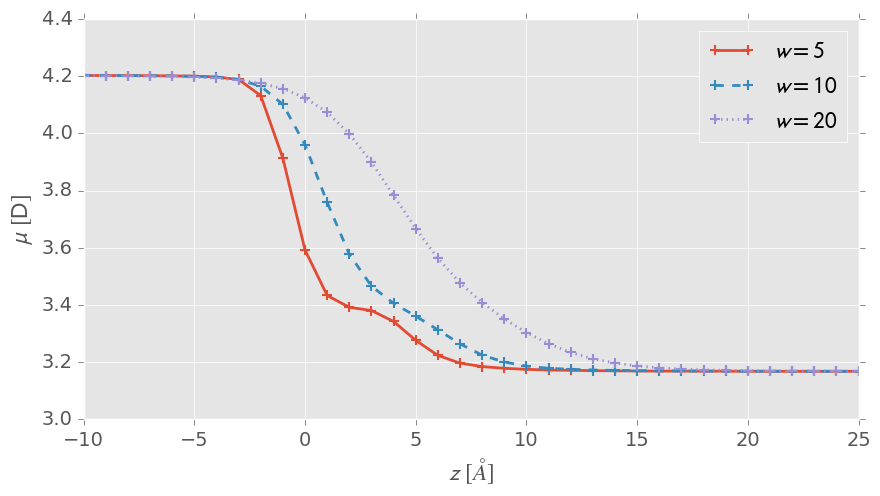

Python code for this plot:
#!/usr/bin/env python

import matplotlib as mpl
import matplotlib.pyplot as plt

import numpy as np

mpl.style.use('ggplot')
# The colors are from the ggplot style, consistent with grey background
ggplot = ['#E24A33', '#348ABD', '#988ED5', '#777777', '#FBC15E', '#8EBA42', '#FFB5B8']
# List of line styles
lines = ['-', '--', ':', '-.', '-', '--', ':']
params = {'text.usetex': False,
          'mathtext.fontset': 'stixsans',
          'font.size' : 14
         }
mpl.rcParams.update(params)

fig, ax = plt.subplots(figsize=(10, 5), facecolor='w', edgecolor='k')

# Read in data
w5_c20  = np.loadtxt(fname='dipole_acetone_perpendicular_w5_c20.dat',  usecols=(0, 1))
w10_c20 = np.loadtxt(fname='dipole_acetone_perpendicular_w10_c20.dat', usecols=(1,))
w20_c20 = np.loadtxt(fname='dipole_acetone_perpendicular_w20_c20.dat', usecols=(1,))
z = w5_c20[:, 0] - 20.0

ax.plot(z, w5_c20[:, 1], color=ggplot[0], marker='+', ls=lines[0], lw=2, ms=7, mew=1.5, label=r'$w = 5$')
ax.plot(z, w10_c20[:], color=ggplot[1], marker='+', ls=lines[1], lw=2, ms=7, mew=1.5, label=r'$w = 10$')
ax.plot(z, w20_c20[:], color=ggplot[2], marker='+', ls=lines[2], lw=2, ms=7, mew=1.5, label=r'$w = 20$')
ax.set_ylabel(r'$\mu\,\,[\mathrm{D}]$')
ax.legend(loc='upper right', ncol=1)

ax.set_xlim(-10.0, 25.0)
ax.set_ylim(3.0, 4.4)
ax.set_xlabel(r'$z\,\,[\AA]$')

fig.savefig('width.png', transparent=False, bbox_inches='tight')
